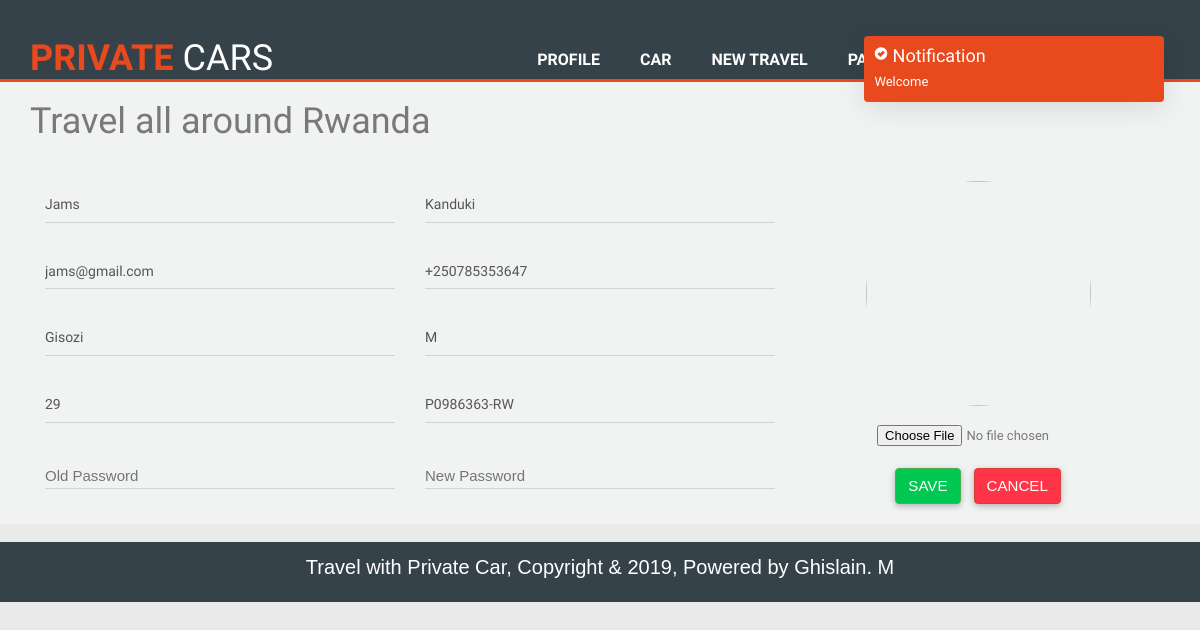
Screenshot of /views/editprofile.php (signed in) with the database file from the repository.
### tables this page shows
CREATE TABLE `driver` (
  `driver_id` int(11) NOT NULL,
  `f_name` varchar(200) DEFAULT NULL,
  `l_name` varchar(200) DEFAULT NULL,
  `age` int(11) DEFAULT NULL,
  `gender` varchar(55) DEFAULT NULL,
  `email` varchar(200) DEFAULT NULL,
  `phone_number` varchar(256) DEFAULT NULL,
  `address` varchar(200) DEFAULT NULL,
  `password` varchar(200) DEFAULT NULL,
  `permit_id` varchar(200) DEFAULT NULL,
  `profile_picture` varchar(200) DEFAULT NULL,
  `c_date` datetime DEFAULT NULL
);

### core/db.php (called while the page is built, shortened)
<?php
class DB{
    private $dbHost     = "localhost";
    private $dbUsername = "root";
    private $dbPassword = "";
    private $dbName     = "private_car";
    public function __construct(){
        if(!isset($this->db)){
            $conn = new mysqli($this->dbHost, $this->dbUsername, $this->dbPassword, $this->dbName);
            if($conn->connect_error){
                die("Failed to connect with MySQL: " . $conn->connect_error);
            }else{
                $this->db = $conn;
            }
        }
    }
    public function getRows($table,$conditions = array()){
        $sql = 'SELECT ';
        $sql .= array_key_exists("select",$conditions)?$conditions['select']:'*';
        $sql .= ' FROM '.$table;
        if(array_key_exists("where",$conditions)){
            $sql .= ' WHERE ';
            $i = 0;
            foreach($conditions['where'] as $key => $value){
                $pre = ($i > 0)?' AND ':'';
                $sql .= $pre.$key." = '".$value."'";
                $i++;
            }
        }
        $result = $this->db->query($sql);
        if(array_key_exists("return_type",$conditions) && $conditions['return_type'] != 'all'){
            switch($conditions['return_type']){
                case 'count':
                    $data = $result->num_rows;
                    break;
                case 'single':
                    $data = $result->fetch_assoc();
                    break;
                default:
                    $data = '';
            }
        }else{
            if($result->num_rows > 0){
                while($row = $result->fetch_assoc()){
                    $data[] = $row;
                }
            }
        }
        return !empty($data)?$data:false;
    }
}

### views/editprofile.php (the view, shortened to what this page needs)
<?php
  include("header_driver.php");
  $driverInfo = $db->getRows('driver', array('where'=>array('driver_id'=>$_SESSION['driverID'])));
?>
    <div class="justify-content" style="background: #f6f8f7b3;">
         <div class="container">
          <h1>Travel all around Rwanda</h1>
          </div>
   <section id="boxes" >
    <div class="container" >
      <form enctype="multipart/form-data" class="cmxform form-horizontal style-form" id ="contact-form" name="contact-form" action="../class/driverControler.php" method="POST"  onsubmit="return validateForm()" >
    <div class="col-md-8">
         <div class="row">
<?php if(!empty(($driverInfo))): foreach ($driverInfo as $show) : ?>
             <div class="col-md-6">
              <div class="md-form">
                <input type="text" id="name" name="f_name" class="form-control" value="<?php echo $show['f_name'] ?>">
              </div>
             </div>
            <div class="col-md-6">
             <div class="md-form">
               <input type="text" id="l_name" name="l_name" class="form-control" value="<?php echo $show['l_name'] ?>">
             </div>
            </div>
            <div class="col-md-6">
             <div class="md-form">
              <input type="email" id="email" name="email" class="form-control" value="<?php echo $show['email'] ?>">
             </div>
            </div>
            <div class="col-md-6">
             <div class="md-form">
              <input type="text" id="phone" name="phone" class="form-control" value="<?php echo $show['phone_number'] ?>">
             </div>
            </div>
            <div class="col-md-6">
             <div class="md-form">
              <input type="text" id="phone" name="address" class="form-control" value="<?php echo $show['address'] ?>">
             </div>
            </div>
           <div class="col-md-6">
             <div class="md-form">
              <input type="text" id="phone" name="gender" class="form-control" value="<?php echo $show['gender'] ?>">
             </div>
            </div>
            <div class="col-md-6">
             <div class="md-form">
              <input type="text" id="phone" name="age" class="form-control" value="<?php echo $show['age'] ?>">
             </div>
            </div>
            <div class="col-md-6">
             <div class="md-form">
              <input type="text" id="phone" name="permit_id" class="form-control" value="<?php echo $show['permit_id'] ?>">
             </div>
            </div>
            <div class="col-md-6">
             <div class="md-form">
              <input type="text" id="phone" name="old_password" class="form-control">
              <label>Old Password</label>
             </div>
            </div>
            <div class="col-md-6">
             <div class="md-form">
              <input type="text" id="phone" name="password" class="form-control">
              <label>New Password</label>
             </div>
            </div>
           </div>
 <?php endforeach; endif; ?>
           </div>
          <div lg-hidden class="container">
            <div hidden-sm class="box col-md-4"  style="border: none; margin-left: 1.5%;">
              <a><img style="width: 225px; height: 225px;" id="display-image" src="../img/profile/<?php echo $profile;?>" class="img-circle"></a>
              <br><br>
              <input id="upload" onChange="handleImageUpload()" type="file" name="updateProfile" style="margin-left: 60px;">
              <br>
              <p>
                <button type="submit" name="update" class="btn btn-success">Save</button>
                <button type="button" class="btn btn-danger">Cancel</button>
              </p>
            </div>
          </div>
          </form>
          </div>
     </div>
<?php
include("footer.php");
?>

### css/style.css (style rules this page uses)
body { font: 15px/1.5 Arial,helvetica,sans-serif; margin:0; padding:0; background-color: #f4f4f4; }
p { font: 20px/1.5 Arial,helvetica,sans-serif; }
label { font: 10px/1.5 Arial,helvetica,sans-serif; }
#boxes { margin-top: 20px; }
#boxes .box { float:left; width:30%; padding:10px; text-align:center; }

### cs/style.css (style rules this page uses)
body { color: #797979; background: #eaeaea; font-family: 'Ruda', sans-serif; padding: 0px !important; margin: 0px !important; font-size:13px; }
a, a:hover, a:focus { text-decoration: none; outline: none; }
label { font-weight: 400; }

### views/editprofile.php (style rules this page uses)
.md-form label { position: absolute; top: 0; left: 0; font-size: 1.50rem; transition: color .2s ease-out, -webkit-transform .2s ease-out; transition: transform .2s ease-out, color .2s ease-out; transition: transform .2s ease-out, color .2s ease-out, -webkit-transform .2s ease-out; -webkit-transform-origin: 0% 100%; transform-origin: 0% 100%; -webkit-transform: translateY(12px); transform: translateY(12px); cursor: text; color: #757575; }
.form-control { display: block; width: 100%; height: 34px; padding: 6px 12px; font-size: 14px; line-height: 1.82857143; color: #555; background-color: #fff; background-image: none; border: 1px solid #ccc; border-radius: 4px; -webkit-box-shadow: inset 0 1px 1px rgba(0,0,0,.075); box-shadow: inset 0 1px 1px rgba(0,0,0,.075); -webkit-transition: border-color ease-in-out .15s,-webkit-box-shadow ease-in-out .15s; -o-transition: border-color ease-in-out .15s,box-shadow ease-in-out .15s; transition: border-color ease-in-out .15s,box-shadow ease-in-out .15s; }
.btn-success { background-color: #00c851 !important; color: #fff; font-size: 1.51rem; }
.btn-danger { background-color: #ff3547 !important; color: #fff; font-size: 1.51rem; }

### rows the page displays
driver: f_name "Jams", l_name "Kanduki", email "jams@gmail.com", phone "+250785353647", address "Gisozi", gender "M", age "29", permit_id "P0986363-RW"
